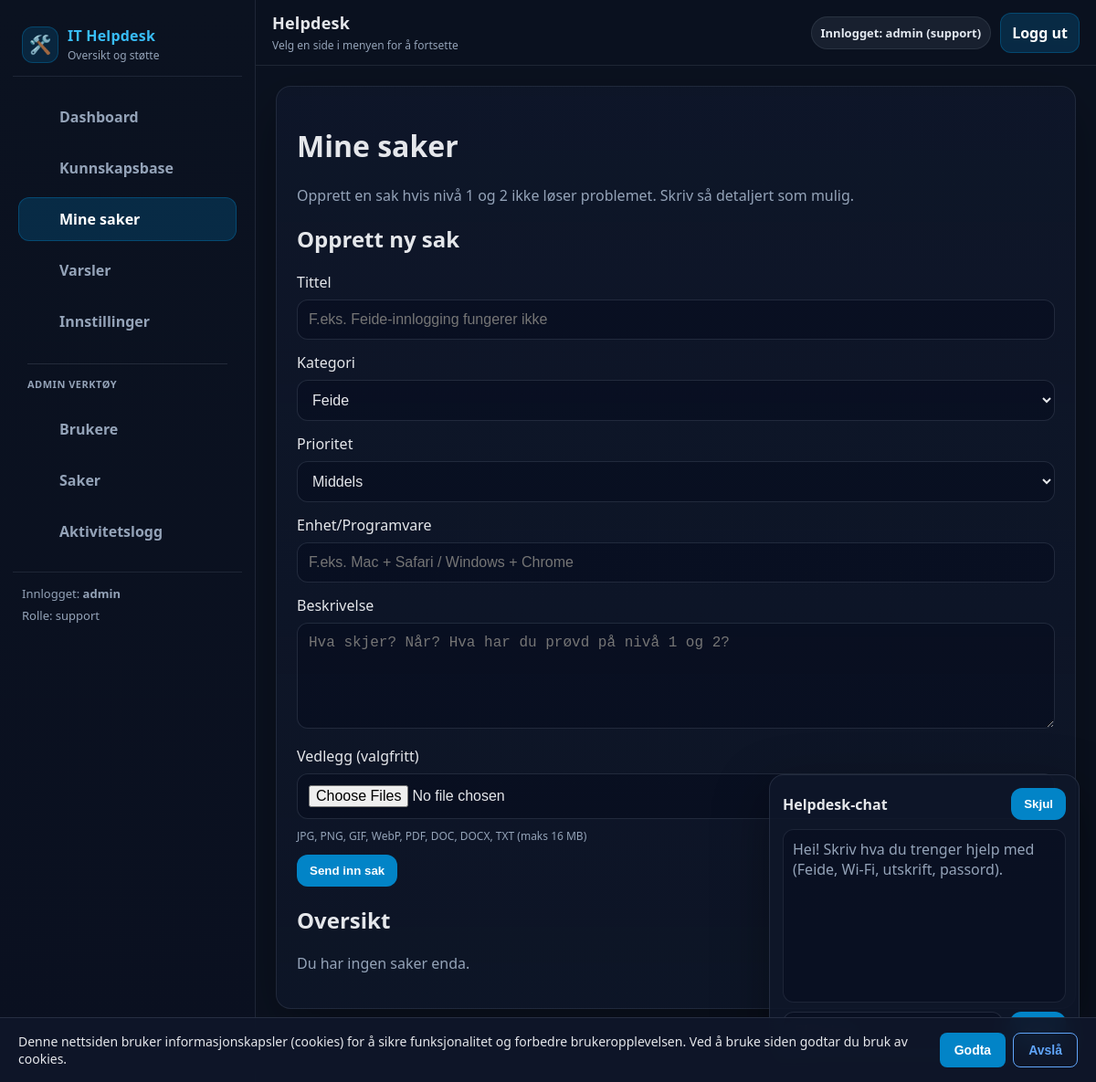
The app's page /tickets (signed in), older data.
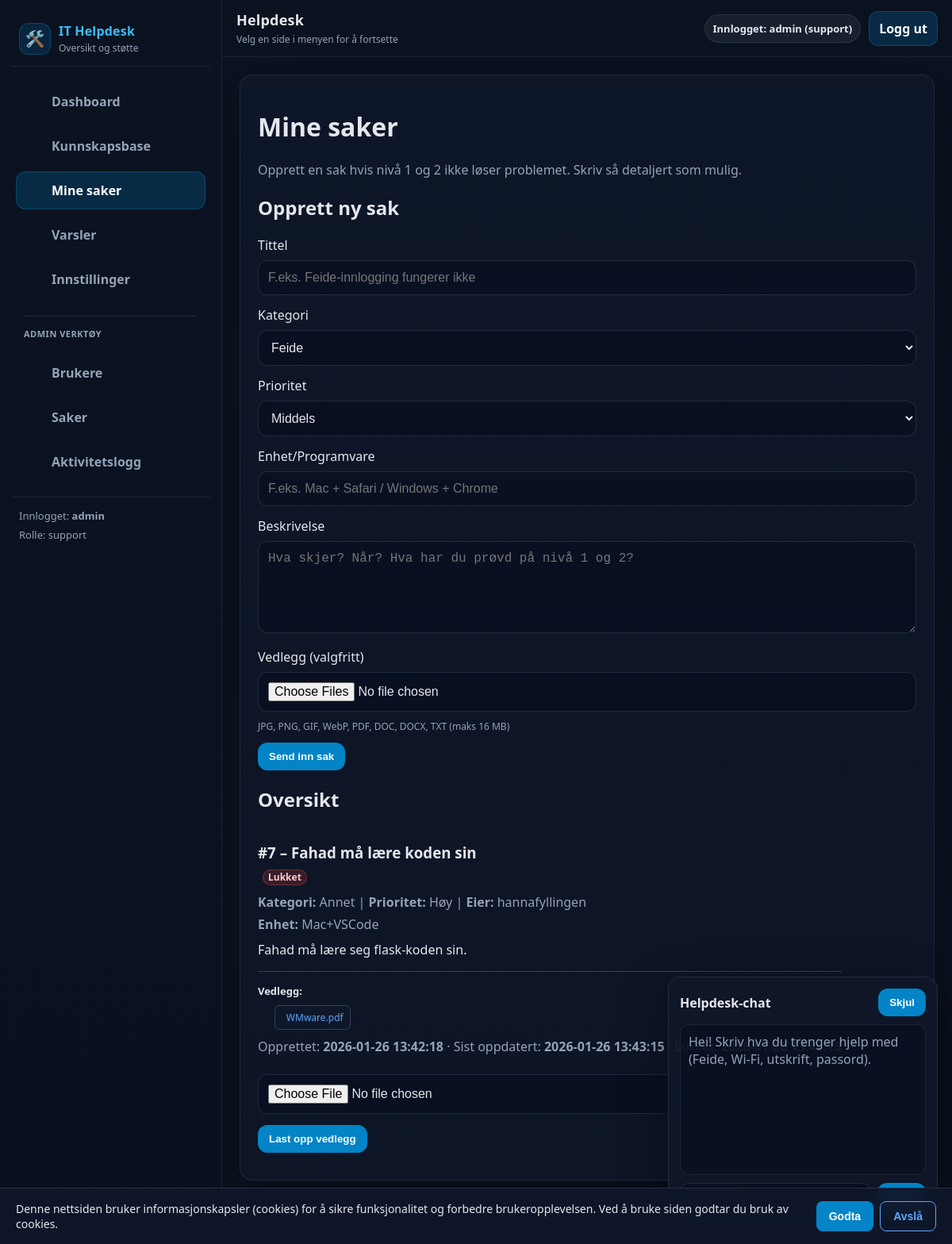
The same page, newer data.
### tables this page shows
CREATE TABLE tickets (
            id INTEGER PRIMARY KEY AUTOINCREMENT,
            title TEXT NOT NULL,
            desc TEXT NOT NULL,
            owner TEXT NOT NULL,
            category TEXT NOT NULL DEFAULT 'Annet',
            priority TEXT NOT NULL DEFAULT 'Middels',
            device TEXT NOT NULL DEFAULT '',
            status TEXT NOT NULL DEFAULT 'Åpen',
            created_at TEXT NOT NULL DEFAULT (datetime('now')),
            updated_at TEXT NOT NULL DEFAULT (datetime('now')),
            closed_at TEXT
        );

CREATE TABLE attachments (
            id INTEGER PRIMARY KEY AUTOINCREMENT,
            ticket_id INTEGER NOT NULL,
            stored_filename TEXT NOT NULL,
            original_filename TEXT NOT NULL,
            uploaded_by TEXT NOT NULL,
            uploaded_at TEXT NOT NULL DEFAULT (datetime('now')),
            FOREIGN KEY(ticket_id) REFERENCES tickets(id)
        );

### routes.py (the view, shortened to what this page needs)
@bp.route("/tickets", methods=["GET", "POST"])
def tickets():
    user = current_user()
    if not user:
        return redirect(url_for("main.login"))
    role = current_role()
    try:
        if role == "support":
            visible = get_tickets()
            logger.info(f"Support user {user} fetched all tickets: {len(visible)} total")
        else:
            visible = get_tickets(owner=user)
            logger.info(f"User {user} fetched their own tickets: {len(visible)} visible")
    except Exception as e:
        logger.error(f"Error fetching tickets for {user} (role={role}): {e}")
        visible = []
        flash("Kunne ikke hente saker. Prøv igjen senere.")
    for t in visible:
        try:
            t["attachments"] = get_attachments(t["id"])
        except Exception:
            t["attachments"] = []
    if visible and len(visible) > 0:
        first_ticket = visible[0]
        logger.debug(f"First ticket keys: {list(first_ticket.keys())} | owner={first_ticket.get('owner', 'MISSING')}")
    return render_template("_tickets.html", tickets=visible, role=role)

### templates/_tickets.html (shortened to what this page needs)
{% extends "base.html" %}
{% block content %}
<div class="card">
  <h1>Mine saker</h1>
  <p class="muted">
    Opprett en sak hvis nivå 1 og 2 ikke løser problemet. Skriv så detaljert som mulig.
  </p>
</div>
<div class="card">
  <h2>Opprett ny sak</h2>
  <form method="post">
    <label>Tittel</label>
    <input type="text" name="title" placeholder="F.eks. Feide-innlogging fungerer ikke" required>
    <label>Kategori</label>
    <select name="category" required>
      <option>Feide</option>
    </select>
    <label>Prioritet</label>
    <select name="priority" required>
      <option selected>Middels</option>
    </select>
    <label>Enhet/Programvare</label>
    <input type="text" name="device" placeholder="F.eks. Mac + Safari / Windows + Chrome" required>
    <label>Beskrivelse</label>
    <textarea name="desc" rows="5" placeholder="Hva skjer? Når? Hva har du prøvd på nivå 1 og 2?" required></textarea>
    <label>Vedlegg (valgfritt)</label>
    <input type="file" name="files" multiple accept=".jpg,.jpeg,.png,.gif,.webp,.pdf,.doc,.docx,.txt">
    <p class="muted" style="font-size:12px; margin-top:-4px;">JPG, PNG, GIF, WebP, PDF, DOC, DOCX, TXT (maks 16 MB)</p>
    <button type="submit">Send inn sak</button>
  </form>
</div>
<div class="card">
  <h2>Oversikt</h2>
  {% if tickets|length == 0 %}
    <p class="muted">Du har ingen saker enda.</p>
  {% else %}
    {% for t in tickets %}
      <div class="card" style="margin:12px 0;">
        <div style="display:flex; justify-content:space-between; gap:12px; flex-wrap:wrap;">
          <div style="min-width:260px;">
            <h3 style="margin-bottom:6px;">#{{ t.id }} – {{ t.title }}</h3>
            {% if t.status == "Åpen" %}
              <span class="badge badge-open">Åpen</span>
            {% else %}
              <span class="badge badge-closed">Lukket</span>
            {% endif %}
            <p class="muted" style="margin:10px 0 0;">
              <strong>Kategori:</strong> {{ t.category }} |
              <strong>Prioritet:</strong> {{ t.priority }} |
              <strong>Eier:</strong> {{ t.owner }}
            </p>
            <p class="muted" style="margin:6px 0 0;">
              <strong>Enhet:</strong> {{ t.device }}
            </p>
            <p style="margin-top:10px;">{{ t.desc }}</p>
            {% if t.attachments and t.attachments|length > 0 %}
            <div class="attachments-section">
              <strong style="font-size: 13px;"> Vedlegg:</strong>
              <div class="attachments-grid">
                {% for att in t.attachments %}
                  {% set filename_lower = att.original_filename.lower() %}
                  {% if filename_lower.endswith(('.jpg', '.jpeg', '.png', '.gif', '.webp')) %}
                    <div class="attachment-item">
                      <a href="{{ url_for('main.view_attachment', attachment_id=att.id) }}" target="_blank">
                        <img src="{{ url_for('main.view_attachment', attachment_id=att.id) }}" class="attachment-thumb" alt="{{ att.original_filename }}">
                      </a>
                      <div class="attachment-label">{{ att.original_filename[:15] }}{% if att.original_filename|length > 15 %}...{% endif %}</div>
                      <a href="{{ url_for('main.download_attachment', attachment_id=att.id) }}" style="font-size: 11px; color: #60a5fa;">Last ned</a>
                    </div>
                  {% else %}
                    <div class="attachment-item">
                      <div class="attachment-file">
                        <a href="{{ url_for('main.download_attachment', attachment_id=att.id) }}">{{ att.original_filename[:20] }}{% if att.original_filename|length > 20 %}...{% endif %}</a>
                      </div>
                    </div>
                  {% endif %}
                {% endfor %}
              </div>
            </div>
            {% endif %}
            <p class="muted" style="margin-top:10px;">
              Opprettet: <strong>{{ t.created_at }}</strong>
              {% if t.updated_at %} · Sist oppdatert: <strong>{{ t.updated_at }}</strong>{% endif %}
              {% if t.closed_at %} · Lukket: <strong>{{ t.closed_at }}</strong>{% endif %}
            </p>
            <form
              method="post"
              enctype="multipart/form-data"
              action="{{ url_for('main.upload_attachment', ticket_id=t.id) }}"
              style="margin-top:10px;"
            >
              <input type="file" name="file" required>
              <button type="submit">Last opp vedlegg</button>
            </form>
          </div>
        </div>
      </div>
    {% endfor %}
  {% endif %}
</div>
{% endblock %}

### templates/base.html (shortened to what this page needs)
<!doctype html>
<html lang="no">
  <head>
    <link rel="stylesheet" href="{{ url_for('static', filename='css/app.css') }}">
  </head>
  <body>
    {% set ep = request.endpoint or "" %}
    <div class="app">
      <aside class="sidebar">
        <div class="brand">
          <div class="logo">🛠️</div>
          <div>
            <div class="title">IT Helpdesk</div>
            <div class="subtitle">Oversikt og støtte</div>
          </div>
        </div>
        <nav class="nav">
          <a href="{{ url_for('main.dashboard') }}" class="{% if ep == 'main.dashboard' %}active{% endif %}">
             Dashboard
          </a>
          <a href="{{ url_for('main.kb') }}" class="{% if ep == 'main.kb' %}active{% endif %}">
             Kunnskapsbase
          </a>
          <a href="{{ url_for('main.tickets') }}" class="{% if ep == 'main.tickets' %}active{% endif %}">
             Mine saker
          </a>
          <a href="{{ url_for('main.notifications_page') }}" class="{% if ep == 'main.notifications_page' %}active{% endif %}">
             Varsler
          </a>
          <a href="{{ url_for('main.settings') }}" class="{% if ep == 'main.settings' %}active{% endif %}">
             Innstillinger
          </a>
          {% if session.get("role") == "support" %}
            <div style="margin:14px 10px 10px; padding-top:14px; border-top:1px solid rgba(148,163,184,.18); color:#94a3b8; font-size:11px; font-weight:900; letter-spacing:.5px;">
              ADMIN VERKTØY
            </div>
            <a href="{{ url_for('main.admin_users') }}" class="{% if ep == 'main.admin_users' %}active{% endif %}">
               Brukere
            </a>
            <a href="{{ url_for('main.admin_tickets') }}" class="{% if ep == 'main.admin_tickets' %}active{% endif %}">
               Saker
            </a>
            <a href="{{ url_for('main.activity_log') }}" class="{% if ep == 'main.activity_log' %}active{% endif %}">
               Aktivitetslogg
            </a>
          {% endif %}
        </nav>
        <div class="sidebar-footer">
          {% if session.get("user") %}
            Innlogget: <strong>{{ session.get("user") }}</strong>
            <div style="margin-top:6px; color:var(--muted);">
              Rolle: {{ session.get("role") }}
            </div>
          {% else %}
            Ikke innlogget
          {% endif %}
        </div>
      </aside>
      <div class="main">
        <header class="topbar">
          <div class="topbar-left">
            <p class="h1">Helpdesk</p>
            <p class="p">Velg en side i menyen for å fortsette</p>
          </div>
          <div class="topbar-right">
            {% if session.get("user") %}
              <span class="pill">Innlogget: {{ session.get("user") }} ({{ session.get("role") }})</span>
              <a class="btn" href="{{ url_for('main.logout') }}">Logg ut</a>
            {% endif %}
          </div>
        </header>
        <main class="page">
          <div class="content-wrap">
            {% block content %}{% endblock %}
          </div>
        </main>
      </div>
    </div>
    <div id="chatbot">
      <div class="chat-card">
        <div style="display:flex; justify-content:space-between; align-items:center;">
          <strong>Helpdesk-chat</strong>
          <button id="chatToggle" type="button">Skjul</button>
        </div>
        <div id="chatBody">
          <div id="chatLog">
            <div class="muted">
              Hei! Skriv hva du trenger hjelp med (Feide, Wi-Fi, utskrift, passord).
            </div>
          </div>
          <div style="display:flex; gap:8px; margin-top:10px;">
            <button id="chatSend" type="button">Send</button>
          </div>
        </div>
      </div>
    </div>
    <div id="cookieBanner" style="display:none; position:fixed; bottom:0; left:0; right:0; background:rgba(15,23,42,.95); border-top:1px solid rgba(148,163,184,.18); padding:16px 20px; z-index:9999; backdrop-filter:blur(10px);">
      <div style="max-width:1200px; margin:0 auto; display:flex; justify-content:space-between; align-items:center; gap:16px; flex-wrap:wrap;">
        <p style="margin:0; color:#e5e7eb; font-size:14px; flex:1; min-width:250px;">
          Denne nettsiden bruker informasjonskapsler (cookies) for å sikre funksjonalitet og forbedre brukeropplevelsen. Ved å bruke siden godtar du bruk av cookies.
        </p>
        <div style="display:flex; gap:8px; flex-shrink:0;">
          <button id="cookieAccept" type="button" style="background:#0284c7; color:#fff; border:none; padding:10px 16px; border-radius:8px; font-weight:700; cursor:pointer; font-size:14px;">
            Godta
          </button>
          <button id="cookieReject" type="button" style="background:transparent; color:#60a5fa; border:1px solid #60a5fa; padding:10px 16px; border-radius:8px; font-weight:700; cursor:pointer; font-size:14px;">
            Avslå
          </button>
        </div>
      </div>
    </div>
  </body>
</html>

Row changes from the older to the newer data that the page shows:
added tickets: id "7", title "Fahad må lære koden sin", status "Lukket", category "Annet", priority "Høy", owner "hannafyllingen", device "Mac+VSCode", desc "Fahad må lære seg flask-koden sin.", created_at "2026-01-26 13:42:18", updated_at "2026-01-26 13:43:15"
added attachments: original_filename "WMware.pdf"
Text that changed along with them:
text no longer shown: "Du har ingen saker enda."
